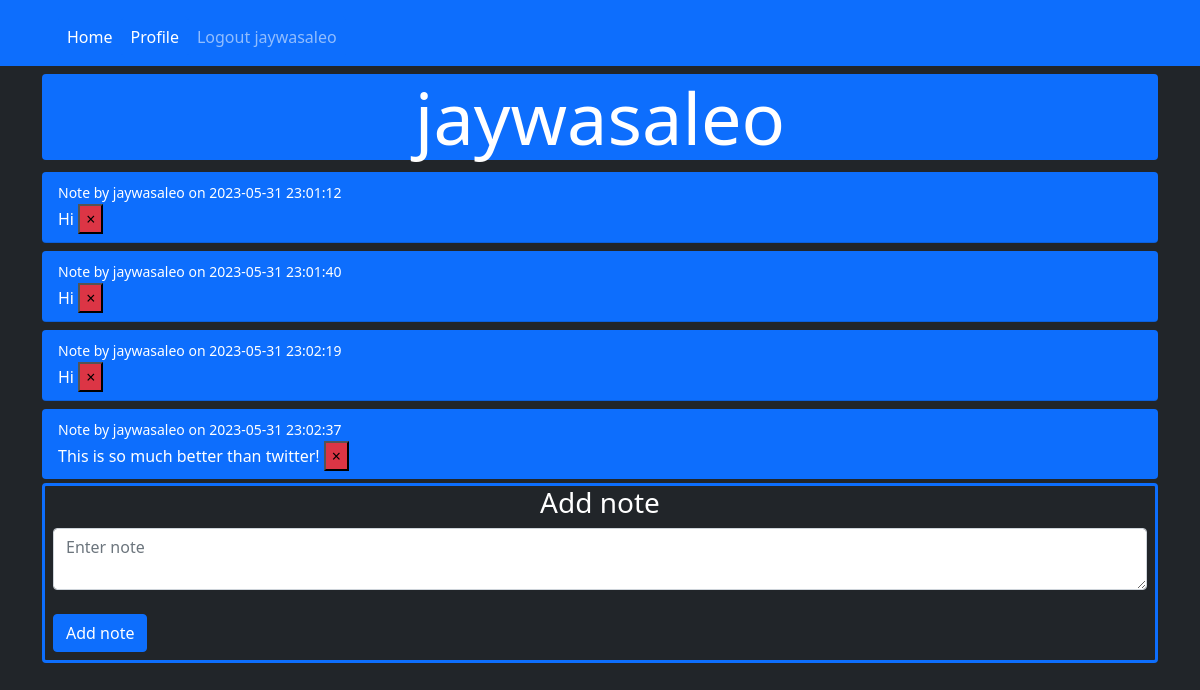
The app's page /u/jaywasaleo (signed in), older data.
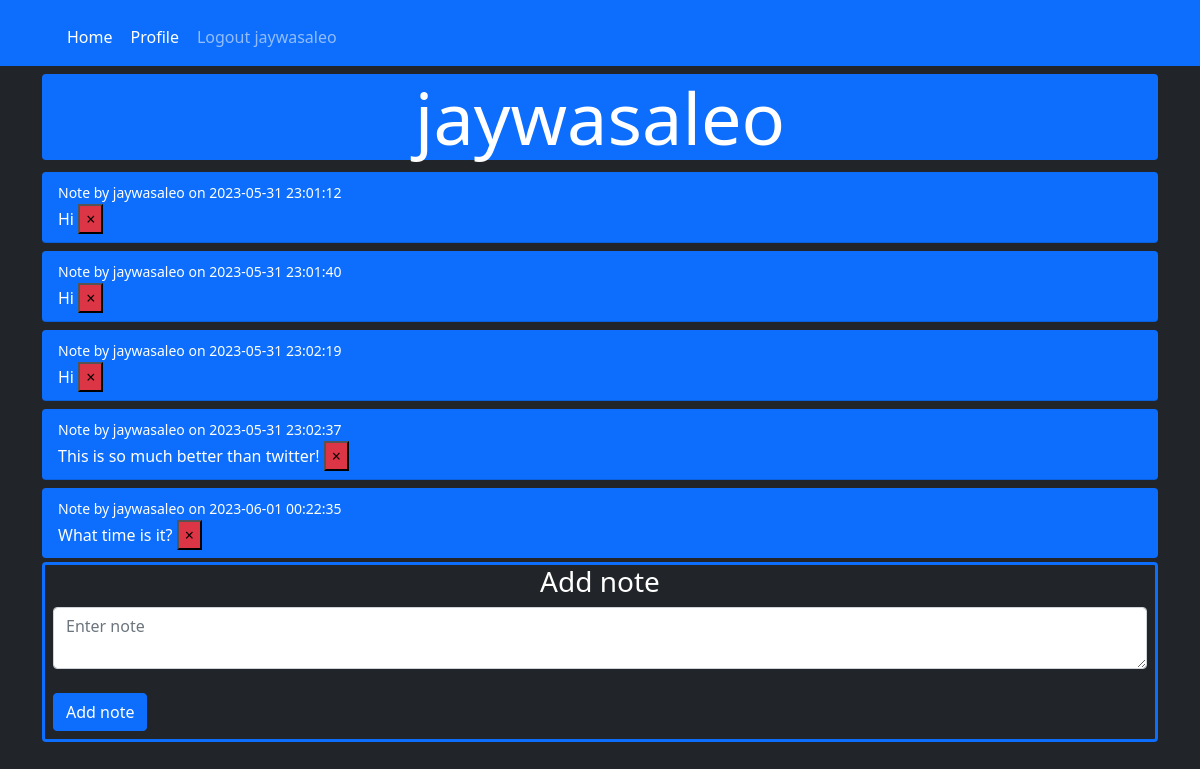
The same page, newer data.
### website/models.py (models this page shows)
class Note(db.Model):
    id = db.Column(db.Integer, primary_key = True)
    data = db.Column(db.String(10000))
    date = db.Column(db.DateTime(timezone = True), default = func.now())
    user_id = db.Column(db.Integer, db.ForeignKey('user.id'))

class User(db.Model, UserMixin):
    id = db.Column(db.Integer, primary_key = True)
    email = db.Column(db.String(150), unique = True)
    password = db.Column(db.String(150))
    username = db.Column(db.String(50))
    notes = db.relationship('Note')

### website/views.py (the view)
@views.route('u/<username>')
@login_required
def user(username):
    user = User.query.filter_by(username=username).first_or_404()
    all_notes = Note.query.all()
    all_users = User.query.all()
    return render_template("user.html", current_user=current_user, user=user, notelist=all_notes, userlist=all_users)

### website/__init__.py (called while the page is built)
def create_app():
    app = Flask(__name__)
    app.config['SECRET_KEY'] = 'asddfgghjhjk'
    app.config['SQLALCHEMY_DATABASE_URI'] = f'sqlite:///{DB_NAME}'
    db.init_app(app)
    from .views import views
    from .auth import auth
    app.register_blueprint(views, url_prefix='/')
    app.register_blueprint(auth, url_prefix='/')
    from .models import User, Note
    with app.app_context():
        db.create_all()
    login_manager = LoginManager()
    login_manager.login_view = 'auth.login'
    login_manager.init_app(app)
    @login_manager.user_loader
    def load_user(id):
        return User.query.get(int(id))
    return app

### website/templates/user.html (shortened to what this page needs)
{% extends "base.html" %}
{% block content%}
<h1 class="display-2 text-center bg-primary rounded">
    {{ user.username }}
</h1>
<ul class="list-group list-group-flush" id="notes">
    {% for note in user.notes %}
        <li class="list-group-item my-1 rounded bg-primary text-white">
            <small>Note by {{user.username}} on {{note.date}}</small>
            <br />
            {{ note.data }}
            <button type="button" class="btn-small close bg-danger" onclick="">
                <span aria-hidden="true">&times;<span>
            </button>
        </li>
    {% endfor %}
</ul>
<form class="pb-2 px-2 border border-primary  border-3 rounded" method="post">
    <h3 class="text-center" >Add note</h3>
    <textarea class="form-control" id="note" name="note" placeholder="Enter note"></textarea>
    <br />
    <button class="btn btn-primary" type="submit">Add note</button>
</form>
{% endblock %}

### website/templates/base.html (shortened to what this page needs)
<!DOCTYPE html>
<html lang="en">
<head>
    <link href="https://cdn.jsdelivr.net/npm/bootstrap@5.0.2/dist/css/bootstrap.min.css" rel="stylesheet">
</head>
<body class="bg-dark text-white">
    <nav class="navbar navbar-expand-md navbar-dark bg-primary">
        <div class="container-xl">
            <div class="ms-3 mt-2 collapse navbar-collapse" id="main-nav">
                <ul class="navbar-nav">
                    {% if user.is_authenticated %}
                    <li class="nav-item"><a class="btn btn-primary nav-link text-white" id="home" href="/">Home</a></li>
                    <li class="nav-item"><a class="btn btn-primary nav-link text-white" id="user" href="{{ url_for('views.user', username=current_user.username) }}">Profile</a></li>
                    <li class="nav-item"><a class="btn btn-primary nav-link" id="logout" href="/logout">Logout {{current_user.username}}</a></li>
                    {% else %}
                    <li class="nav-item"><a class="btn btn-primary nav-link" id="login" href="login">Login</a></li>
                    <li class="nav-item"><a class="btn btn-primary nav-link" id="signup" href="signup">Sign Up</a></li>
                    {% endif %}
                </ul>
            </div>
        </div>
    </nav>
    <div class="container mt-2">
        {% block content %}
        {% endblock %}
    </div>
</body>
</html>

Row changes from the older to the newer data that the page shows:
added Note: {{ user.username }} "jaywasaleo", date "2023-06-01 00:22:35", data "What time is it?"
